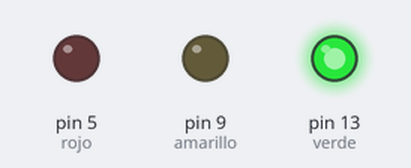
A sketch run on a simulated Arduino Uno, built with avr-gcc and run on an emulated ATmega328P. Parts: output pins drawn as LEDs (lit = HIGH).

Above: at 0.5 s.
At 1.7 s:
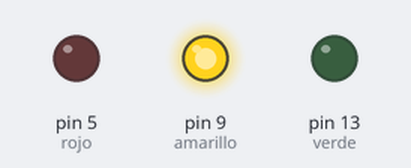
At 3.62 s:
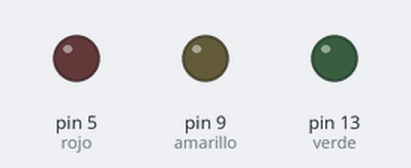
At 6.7 s:
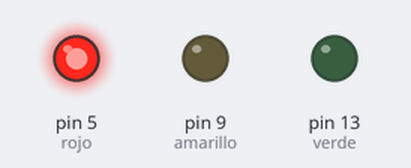
Timing chart, 0 to 8.6 s (numbered marks = the images above):
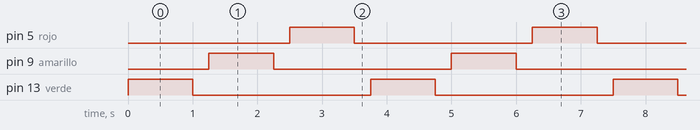

The sketch:

Practica_Inicio3_SecuenciaLEDs.ino
```cpp
/*
Descripción:
En esta práctica se controlará la secuencia de encendido de cada LED
AUTOR: RETBOT
*/

//** Definiciones **//
int verde=13; //definimos el valor del pin para el led verde
int amarillo=9; //definimos el valor del pin para el led amarillo
int rojo=5; //definimos el valor del pin para el led rojo

//** Programa **//
void setup() { //declaraciones
pinMode(verde,OUTPUT); //declaramos el pin verde como salida
pinMode(amarillo,OUTPUT);//declaramos el pin amarillo como salida
pinMode(rojo,OUTPUT); //declaramos el pin rojo como salida
}

void loop() { //bucle a repetir continuamente
digitalWrite(verde,HIGH); //encendemos el led verde
delay(1000); //esperamos 1 segundo
digitalWrite(verde,LOW); //apagamos el led verde
delay(250); //esperamos 0,250 segundos

digitalWrite(amarillo,HIGH); //encendemos el led amarillo
delay(1000); //esperamos 1 segundo
digitalWrite(amarillo,LOW); //apagamos el led amarillo
delay(250); //esperamos 0,250 segundos

digitalWrite(rojo,HIGH); //encendemos el led rojo
delay(1000); //esperamos 1 segundo
digitalWrite(rojo,LOW); //apagamos el led rojo
delay(250); //esperamos 0,250 segundos
}

// AUTOR: RETBOT
```

Measured:
- by itself, pin 5 (rojo), pin 9 (amarillo), pin 13 (verde): alternates HIGH for 1.0 s and LOW for 2.8 s
- by itself, everything shown: repeats every 3.8 s, in 6 steps
